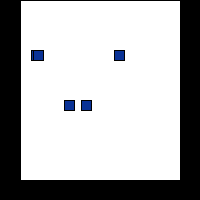
Frame 1 (no input)
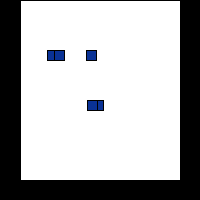
Frame 60 (the mouse pressed at the canvas centre just before this capture)
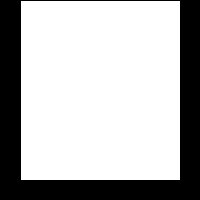
Frame 120 (the mouse held since frame 60 and released just before this capture)

The Processing sketch that drew these frames (run headless with seeded random() and noise(); from frame 60 on, the mouse is pressed at the canvas centre):

// Processing sketch: processing_90937
// ── processing_90937.pde

void setup()
{
  size(200, 200);
   
}
 
void draw()
{
  background(0);
  fill(255);
  rect(20, 0, width - 40, height - 20);
  
  if(mouseX < 20 || mouseX > width - 20 || mouseY > height - 20)
  {
  float [] posX = {random(100), random(120), random(120), random(140), random(95)};
  fill(10,50,150);
  rect(posX[0], width/2, 10, 10);
  rect(posX[1], width/4, 10, 10);
  rect(posX[2], width/4, 10, 10);
  rect(posX[3], width/4, 10, 10);
  rect(posX[4], width/2, 10, 10);
  }
 
}
